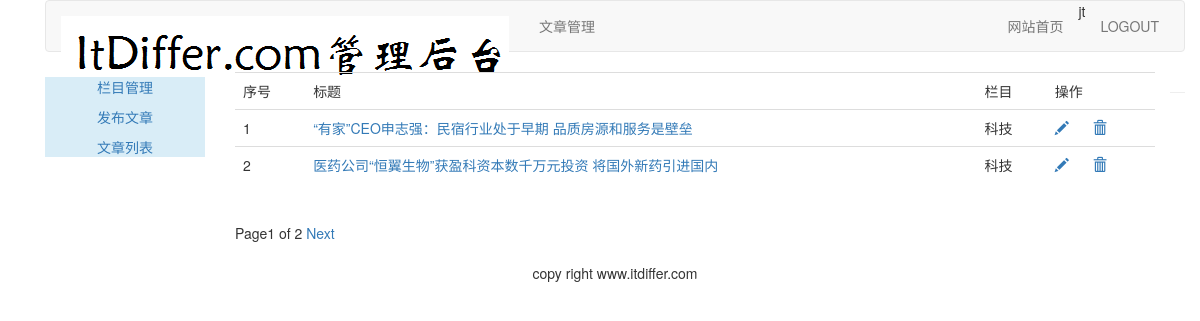
/article/article-list/ (signed in), run on the app's committed database.
### article/models.py (models this page shows, shortened)
class ArticlePost(models.Model):
    author = models.ForeignKey(User, related_name="article", on_delete=models.CASCADE)
    title = models.CharField(max_length=200)
    slug = models.SlugField(max_length=500)
    column = models.ForeignKey(ArticleColumn, related_name="article_column", on_delete=models.CASCADE)
    body = models.TextField()
    created = models.DateTimeField(default=timezone.now())
    updated = models.DateTimeField(auto_now=True)
    class Meta:
        ordering = ("title",)
        index_together = (('id', 'slug'),)
    def get_absolute_url(self):
        return reverse("article:article_detail", args=[self.id, self.slug])

class ArticleColumn(models.Model):
    user = models.ForeignKey(User, related_name="article_column", on_delete=models.CASCADE)
    column = models.CharField(max_length=200)
    created = models.DateField(auto_now_add=True)
    def __str__(self):
        return self.column

### article/views.py (the view)
@login_required(login_url="/account/login")
def article_list(request):
    article_list = ArticlePost.objects.filter(author=request.user)
    paginator = Paginator(article_list, 2)
    page = request.GET.get("page")
    try:
        current_page = paginator.page(page)
        articles = current_page.object_list
    except PageNotAnInteger:
        current_page = paginator.page(1)
        articles = current_page.object_list
    except EmptyPage:
        current_page = paginator.page(paginator.num_pages)
        articles = current_page.object_list
    return render(request, "article/column/article_list.html", {"articles": articles, "page": current_page})

### templates/article/column/article_list.html (shortened to what this page needs)
{% extends "article/base.html" %}
{% load staticfiles %}
{% block content %}
<div>
    <table class="table table-hover">
        <tr>
            <td>序号</td>
            <td>标题</td>
            <td>栏目</td>
            <td>操作</td>
        </tr>
        {% for article in articles %}
        <tr id="{{article.id}}">
            <td>{{ forloop.counter }}</td>
            <td><a href="{{ article.get_absolute_url }}">{{ article.title }}</a></td>
            <td>{{ article.column }}</td>
            <td>
                <a name="edit" href="{% url 'article:edit_article' article.id %}">
                    <span class="glyphicon glyphicon-pencil"></span>
                </a>
                <a name="delete" href="javascript:" onclick="del_article(this,{{article.id}})">
                    <span class="glyphicon glyphicon-trash" style="margin-left:20px;"></span>
                </a>
            </td>
        </tr>
        {% empty %}
        <p>还没有设置栏目，太懒了</p>
        {% endfor %}
    </table>
    {% include "paginator.html" %}
</div>
{% endblock %}

### templates/article/header.html
{% load staticfiles %}
<div class="container">
    <nav class="navbar navbar-default" role="navigation">
        <div class="navbar-header">
            <a class="navbar-brand" href="http://www.itdiffer.com">
                <img src="{% static '/images/backlogo.png' %}">
            </a>
        </div>
        <div>
            <ul class="nav navbar-nav" role="tablist">
                <li><a href="{% url 'article:article_column' %}">文章管理</a></li>
            </ul>
            <ul class="nav navbar-nav navbar-right" style="margin-right:10px">
                <li><a href="{% url 'blog:blog_title' %}">网站首页</a></li>
                <li><span>{{ user.username }}</span></li>
                <li><a href="{% url 'account:user_logout' %}">LOGOUT</a></li>
            </ul>
        </div>
    </nav>
</div>

### data on the page
ArticlePost: title "“有家”CEO申志强：民宿行业处于早期 品质房源和服务是壁垒", column "科技"
ArticlePost: title "医药公司“恒翼生物”获盈科资本数千万元投资 将国外新药引进国内", column "科技"

### other printed values
{{ user.username }} "jt"
{{ page.number }} "1"
{{ page.paginator.num_pages }} "2"
